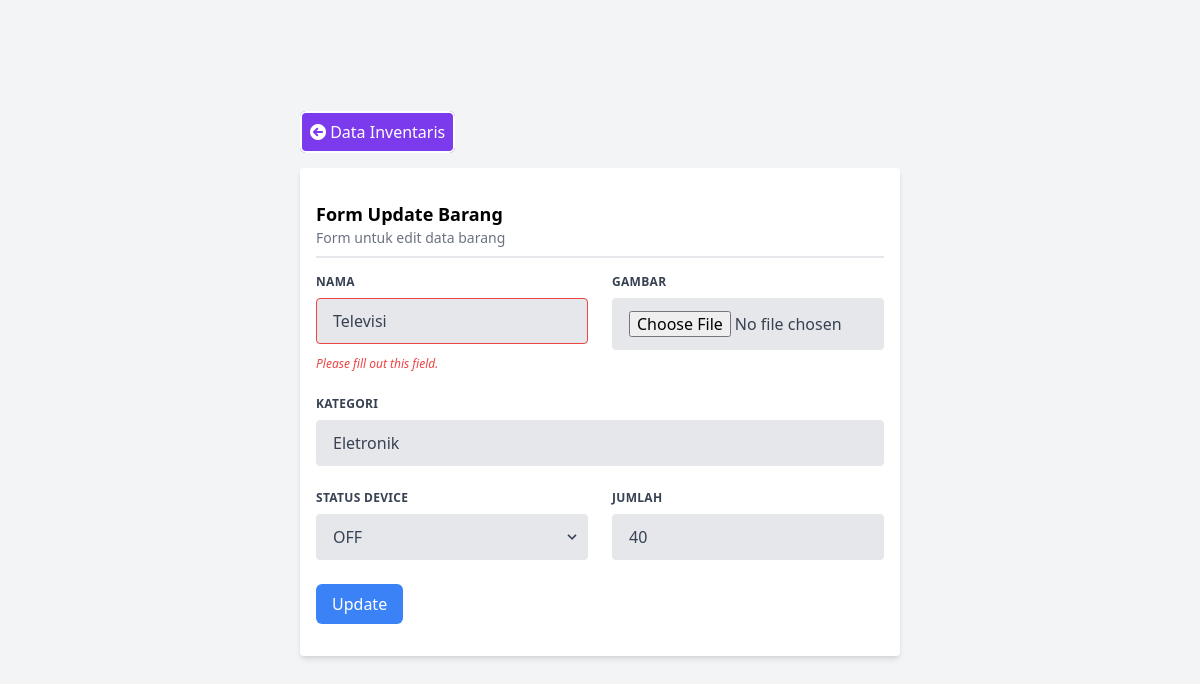
Screenshot of /inventory/edit/5 with the database file from the repository.
### tables this page shows
CREATE TABLE inventories(
id INTEGER PRIMARY KEY AUTOINCREMENT,
name VARCHAR(255),
category VARCHAR(255),
device_status VARCHAR(10),
jumlah INT(11));

### application/controllers/Inventory.php (called while the page is built, shortened)
<?php
class Inventory extends CI_Controller {
	public function __construct(){
		$this->load->model('InventoryModel');
		$this->model = $this->InventoryModel;
	}
    public function edit(){
        $kode = $this->uri->segment(3);
        $this->model->get_row($kode);
        $this->load->view('inventory/edit', ['model' => $this->model->row]);
    }
}

### index.php (called while the page is built, shortened)
<?php
require_once BASEPATH.'core/CodeIgniter.php';

### application/models/InventoryModel.php (called while the page is built, shortened)
<?php
    class InventoryModel extends CI_Model {
        public function get_row($kode){
            $sql = sprintf("SELECT * FROM inventories WHERE id='%s'", $kode);
            $query = $this->db->query($sql);
        }
    }
?>

### application/views/inventory/edit.php (the view, shortened to what this page needs)
<!DOCTYPE html>
<html lang="en">
<head>
	<link href="https://unpkg.com/tailwindcss@^2/dist/tailwind.min.css" rel="stylesheet">
	<link rel="stylesheet" href="https://cdnjs.cloudflare.com/ajax/libs/font-awesome/6.0.0-beta2/css/all.min.css" />
</head>
<body class="bg-blueGray-50">
<div class="overflow-x-auto">
	<div class="min-w-screen min-h-screen bg-gray-100 flex items-center justify-center bg-gray-100 font-sans overflow-hidden">
		<div class="w-2/4">
			<div class="flex">
				<div class="flex-1">
					<a href="<?php echo site_url('inventory/index')?>" class="bg-purple-600 px-2 py-2 rounded-md text-white border-white border-2 hover:bg-purple-700">
						<span class="fa fa-arrow-circle-left"></span> Data Inventaris
					</a>
				</div>
			</div>
			<div class="bg-white shadow-md rounded my-6 px-4 py-8">
				<h3 class="font-semibold text-lg">Form Update Barang</h3>
				<p class="text-sm text-gray-500">Form untuk edit data barang</p>
				<div class="border-t-2 mt-2"></div>
				<form class="w-full mt-4" action="<?php echo site_url('inventory/update')?>" method="post">
					<div class="flex flex-wrap -mx-3 mb-6">
						<div class="w-full md:w-1/2 px-3 mb-6 md:mb-0">
							<label class="block uppercase tracking-wide text-gray-700 text-xs font-bold mb-2" for="grid-first-name">
								Nama
							</label>
							<input class="appearance-none block w-full bg-gray-200 text-gray-700 border
							border-red-500 rounded py-3 px-4 mb-3 leading-tight focus:outline-none focus:bg-white"
								   id="txt_name" name="txt_name" type="text" placeholder="Jane" value="<?= $model->name
							?>">
							<p class="text-red-500 text-xs italic">Please fill out this field.</p>
						</div>
						<div class="w-full md:w-1/2 px-3">
							<label class="block uppercase tracking-wide text-gray-700 text-xs font-bold mb-2" for="grid-last-name">
								Gambar
							</label>
							<input class="appearance-none block w-full bg-gray-200 text-gray-700 border border-gray-200 rounded py-3 px-4 leading-tight focus:outline-none focus:bg-white focus:border-gray-500" id="image" name="image" type="file" placeholder="Doe">
						</div>
					</div>
					<div class="flex flex-wrap -mx-3 mb-6">
						<div class="w-full px-3">
							<label class="block uppercase tracking-wide text-gray-700 text-xs font-bold mb-2" for="grid-password">
								Kategori
							</label>
							<input class="appearance-none block w-full bg-gray-200 text-gray-700 border
							border-gray-200 rounded py-3 px-4 leading-tight focus:outline-none focus:bg-white
							focus:border-gray-500" id="jumlah" name="category" type="text"
								   value="<?= $model->category ?>">
						</div>
					</div>
					<div class="flex flex-wrap -mx-3 mb-2">
						<div class="w-full md:w-1/2 px-3 mb-6 md:mb-0">
							<label class="block uppercase tracking-wide text-gray-700 text-xs font-bold mb-2" for="grid-state">
								Status Device
							</label>
							<div class="relative">
								<select class="block appearance-none w-full bg-gray-200 border border-gray-200 text-gray-700 py-3 px-4 pr-8 rounded leading-tight focus:outline-none focus:bg-white focus:border-gray-500" id="status" name="status">
									<?php
										if($model->device_status == 1){
									?>
									<option value="1" selected>ON</option>
									<option value="0">OFF</option>
									<?php
										}else{
									?>
									<option value="0" selected>OFF</option>
									<?php } ?>
								</select>
								<div class="pointer-events-none absolute inset-y-0 right-0 flex items-center px-2 text-gray-700">
								</div>
							</div>
						</div>
						<div class="w-full md:w-1/2 px-3 mb-6 md:mb-0">
							<label class="block uppercase tracking-wide text-gray-700 text-xs font-bold mb-2" for="grid-zip">
								Jumlah
							</label>
							<input class="appearance-none block w-full bg-gray-200 text-gray-700 border
							border-gray-200 rounded py-3 px-4 leading-tight focus:outline-none focus:bg-white
							focus:border-gray-500" id="jumlah" name="jumlah" type="number"
								   value="<?= $model->jumlah ?>" placeholder="1">
						</div>
					</div>
					<button type="submit" name="btnSubmit" id="btnSubmit" class="bg-blue-500 px-4 py-2 text-white
					rounded-md mt-4">Update</button>
				</form>
			</div>
		</div>
	</div>
</div>
</body>
</html>

### rows the page displays
inventories: txt_name "Televisi", category "Eletronik", status "OFF", jumlah "40"
